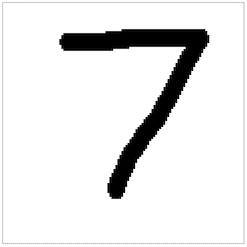
#> input picture DeepLearn/cnn/test.png, 247 x 247 px
$ python cnntest.py
#> lines starting #> are read from the running program, lines starting #| are printed output that depends on the picture
### DeepLearn/cnn/ConvLayer.py
from DeepLearn.cnn import SlidingWindow, ConvNN
import cv2
import numpy as np


# TODO find out how to do a sliding window function with numpy
class ConvLayer:

    def __init__(self, inputs, numfilters, window_size):
#> called with numfilters = 3
        self.inputs = inputs
        self.numfilters = numfilters
        self.window_size = window_size
        self.filters = list()

        for i in range(numfilters):
            self.filters.append(np.random.uniform(-1, 1, window_size))

    def execute(self):
        container = list()
        for input_ in self.inputs:
            for _filter in self.filters:
                filt = SlidingWindow.sliding_window(input_, filter_, _filter=_filter)
                filt = ConvNN.relu(filt)
                container.append(filt)
        return container


def filter_(img, _filter):
    """
    Slides the filter over the given indices of the image and returns the resulting 2d array
    :param img: portion of the image to filter
    :param _filter: the filter to apply to the given image
    :return: the resulting filtered portion of the image
    """
    # ENSURE IMG AND FILTER ARE SAME SHAPE
    assert img.shape == _filter.shape
    # ELEMENT-WISE MULTIPLICATION ON ALL ELEMENTS
    return np.multiply(img, _filter)

### DeepLearn/cnn/SlidingWindow.py
import DeepLearn.cnn as cnn
import numpy as np
import cv2


def sliding_window(_input, func,  _filter=None, window=None):
    """
    filters the given image and returns the resulting array
    :param _input: file path to image
    :param func: function to do on sliding window
    :param _filter: filter to slide across the image
    :param window: window to slide across image
    :return: the filtered array
    """
#> called with _input = 'test.png', _filter = array of shape (5, 5)
    if _filter is not None:
        arr = imgprocess(_input)
#> in imgprocess, im is the input picture: shape (247, 247, 3); mean B, G, R 230.7, 230.7, 230.7
        box = _filter
    else:
        arr = _input
        box = window
    b_width = len(box[0])
    b_height = len(box)
    w_pad = np.zeros(np.size(arr, 0))[:, None]
#> w_pad = 247 values from 0 to 0
    x = (np.size(arr, 0) % b_width) + 1
#> x = 3
    for i in range(x):
        arr = np.hstack((arr, w_pad))

    h_pad = np.zeros(np.size(arr, 1))
#> h_pad = 250 values from 0 to 0
    x = (np.size(arr, 1) % b_height) + 1
#> x = 1
    for i in range(x):
        arr = np.vstack((arr, h_pad))

    cmprsd = np.zeros((int(np.size(arr, 1) / np.size(box, 1)), int(np.size(arr, 1) / np.size(box, 1))))
    for i in range(int(np.size(arr, 0) / b_width)):
        for j in range(int(np.size(arr, 1) / b_height)):
            w_start = i * b_width
            w_end = w_start + b_width
            h_start = j * b_height
            h_end = h_start + b_height
            window = func(arr[w_start:w_end, h_start:h_end], box)
            if _filter is None:
                cmprsd[i, j] = window
            else:
                arr[w_start:w_end, h_start:h_end] = window
#> cmprsd: shape (50, 50) float64; every value is 0
    if _filter is None:
        return cmprsd
    else:
        return arr

def imgprocess(img):
    if type(img) is not str:
        return img
    im = cv2.imread(img)
    im = cv2.cvtColor(im, cv2.COLOR_BGR2GRAY)
    return im

### DeepLearn/cnn/ConvNN.py
import numpy as np

from DeepLearn.cnn import ConvLayer


def relu(arr):
    """
    implements relu function on given array
    :param arr: array to apply relu to
    :return: array with relu applied
    """
    return np.maximum(arr, 0)

### DeepLearn/cnn/PoolingLayer.py
from DeepLearn.cnn import SlidingWindow as sw
import numpy as np

class PoolLayer:

    def __init__(self, inputs, window_size, stride):
        self.inputs = inputs
        self.window = np.zeros(window_size)
        self.stride = stride

    def execute(self):
        container = list()
        for input_ in self.inputs:

            cmprsd = sw.sliding_window(input_, pool, window=self.window)
#> the loop in sliding_window (call 4), `for i in range(x):` made 1 pass
#> pass 1, in sliding_window (call 4), `arr = np.hstack((arr, w_pad))`:
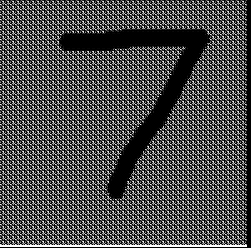
#> arr: shape (248, 251) float64; min 0, max 255, mean 78.4
#> in sliding_window (call 4), `x = (np.size(arr, 1) % b_height) + 1`: x = 2
#> after the loop in sliding_window (call 4), `for i in range(int(np.size(arr, 0) / b_width)):`:
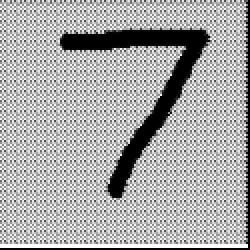
#> cmprsd: shape (125, 125) float64 (shown 2 times larger); min 0, max 255, mean 168.9
            container.append(cmprsd)
        return container


def pool(img, window):
    """
    Slides the filter over the given indices of the image and returns the resulting 2d array
    :param img: portion of the image to filter
    :param window: the window to apply to the given image
    :return: the resulting filtered portion of the image
    """
    # ENSURE IMG AND FILTER ARE SAME SHAPE
    assert img.shape == window.shape
    # ELEMENT-WISE MULTIPLICATION ON ALL ELEMENTS
    return np.amax(img)

### DeepLearn/cnn/cnntest.py
from DeepLearn.cnn import ConvLayer, PoolingLayer
import numpy as np

c1 = ConvLayer.ConvLayer(["test.png"], 3, [5, 5])
filtered_imgs = c1.execute()
p1 = PoolingLayer.PoolLayer(filtered_imgs, [2, 2], 2)
pooled_imgs = p1.execute()
c2 = ConvLayer.ConvLayer(pooled_imgs, 3, [5, 5])
filtered_imgs = c2.execute()
#> in sliding_window (call 7), `x = (np.size(arr, 0) % b_width) + 1`: x = 1
#> the loop in sliding_window (call 7), `for i in range(x):` made 1 pass
#> pass 1, in sliding_window (call 7), `arr = np.hstack((arr, w_pad))`:
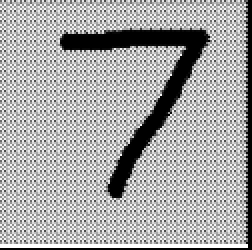
#> arr: shape (125, 126) float64 (shown 2 times larger); min 0, max 255, mean 167.6
#> in sliding_window (call 7), `x = (np.size(arr, 1) % b_height) + 1`: x = 2
#> after the loop in sliding_window (call 7), `for i in range(int(np.size(arr, 0) / b_width)):`:
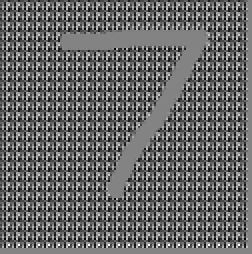
#> arr: shape (127, 126) float64 (shown 2 times larger); min -234.3, max 218.9, mean -48.1; drawn with min black and max white
#> after the loop in sliding_window (call 7), `for i in range(int(np.size(arr, 0) / b_width)):`: cmprsd: shape (25, 25) float64; every value is 0
#> in relu (call 4), `return np.maximum(arr, 0)`:
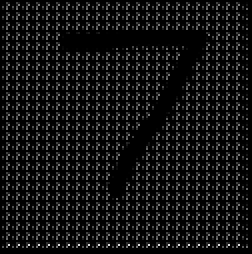
#> returned value: shape (127, 126) float64 (shown 2 times larger); min 0, max 218.9, mean 19.3
p2 = PoolingLayer.PoolLayer(filtered_imgs, [2, 2], 2)
pooled_imgs = p2.execute()
#> in sliding_window (call 16), `x = (np.size(arr, 1) % b_height) + 1`: x = 1
#> the loop in sliding_window (call 16), `for i in range(x):` made 1 pass
#> pass 1, in sliding_window (call 16), `arr = np.vstack((arr, h_pad))`:
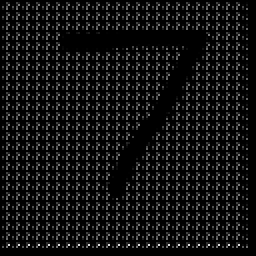
#> arr: shape (128, 128) float64 (shown 2 times larger); min 0, max 218.9, mean 18.8
#> after the loop in sliding_window (call 16), `for i in range(int(np.size(arr, 0) / b_width)):`:
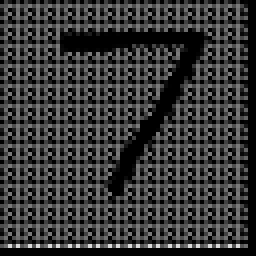
#> cmprsd: shape (64, 64) float64 (shown 4 times larger); min 0, max 218.9, mean 56.2

print()
